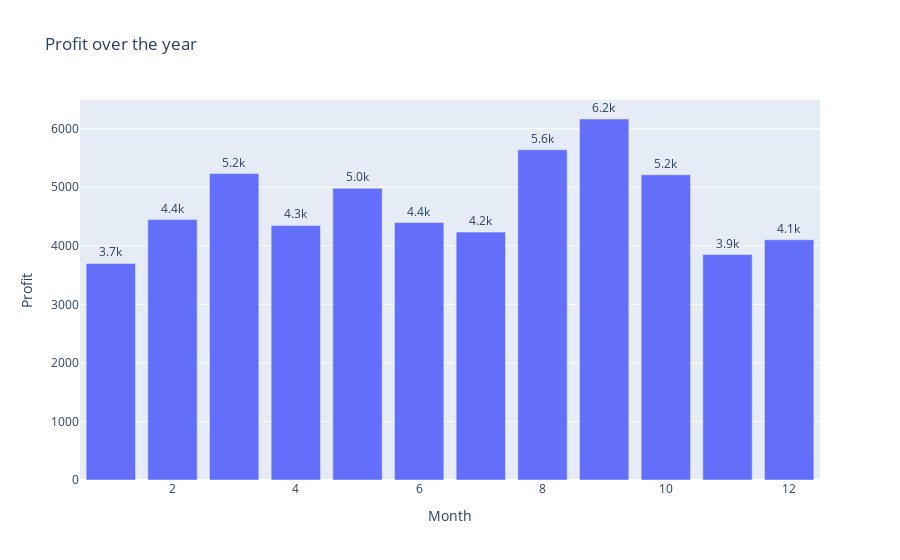

The notebook cell this image was saved under:
### Code cell
def get_profit_per_year(df, year):
    # Quantity for each day
    chosen_year = df[df['Year'] == year]
    amount_per_month = chosen_year.groupby('Month')['Profit'].sum().reset_index()

    # Create a line chart for Quantity over the last month using Plotly
    fig_quantity = px.bar(
        amount_per_month, 
        text_auto='.2s',
        x='Month', 
        y='Profit', 
        title='Profit over the year'
    )
    fig_quantity.update_traces(textfont_size=12, textangle=0, textposition="outside", cliponaxis=False)
    return fig_quantity
get_profit_per_year(superSales, 2020)

### Figure 1 — Plotly figure (JSON) as saved in the notebook; plotly's stock layout.template omitted (floating-point values rounded to 4 significant figures)
{"data": [{"alignmentgroup": "True", "cliponaxis": false, "hovertemplate": "Month=%{x}<br>Profit=%{y}<extra></extra>", "legendgroup": "", "marker": {"color": "#636efa", "pattern": {"shape": ""}}, "name": "", "offsetgroup": "", "orientation": "v", "showlegend": false, "textangle": 0, "textfont": {"size": 12}, "textposition": "outside", "texttemplate": "%{y:.2s}", "type": "bar", "x": [1, 2, 3, 4, 5, 6, 7, 8, 9, 10, 11, 12], "xaxis": "x", "y": [3699.0, 4447.0, 5234.0, 4348.0, 4982.0, 4396.0, 4233.0, 5641.0, 6165.0, 5212.0, 3850.0, 4103.0], "yaxis": "y"}], "layout": {"autosize": true, "barmode": "relative", "legend": {"tracegroupgap": 0}, "title": {"text": "Profit over the year"}, "xaxis": {"anchor": "y", "autorange": true, "domain": [0, 1], "range": [0.5, 12.5], "title": {"text": "Month"}, "type": "linear"}, "yaxis": {"anchor": "x", "autorange": true, "domain": [0, 1], "range": [0, 6490.0], "title": {"text": "Profit"}, "type": "linear"}}}
